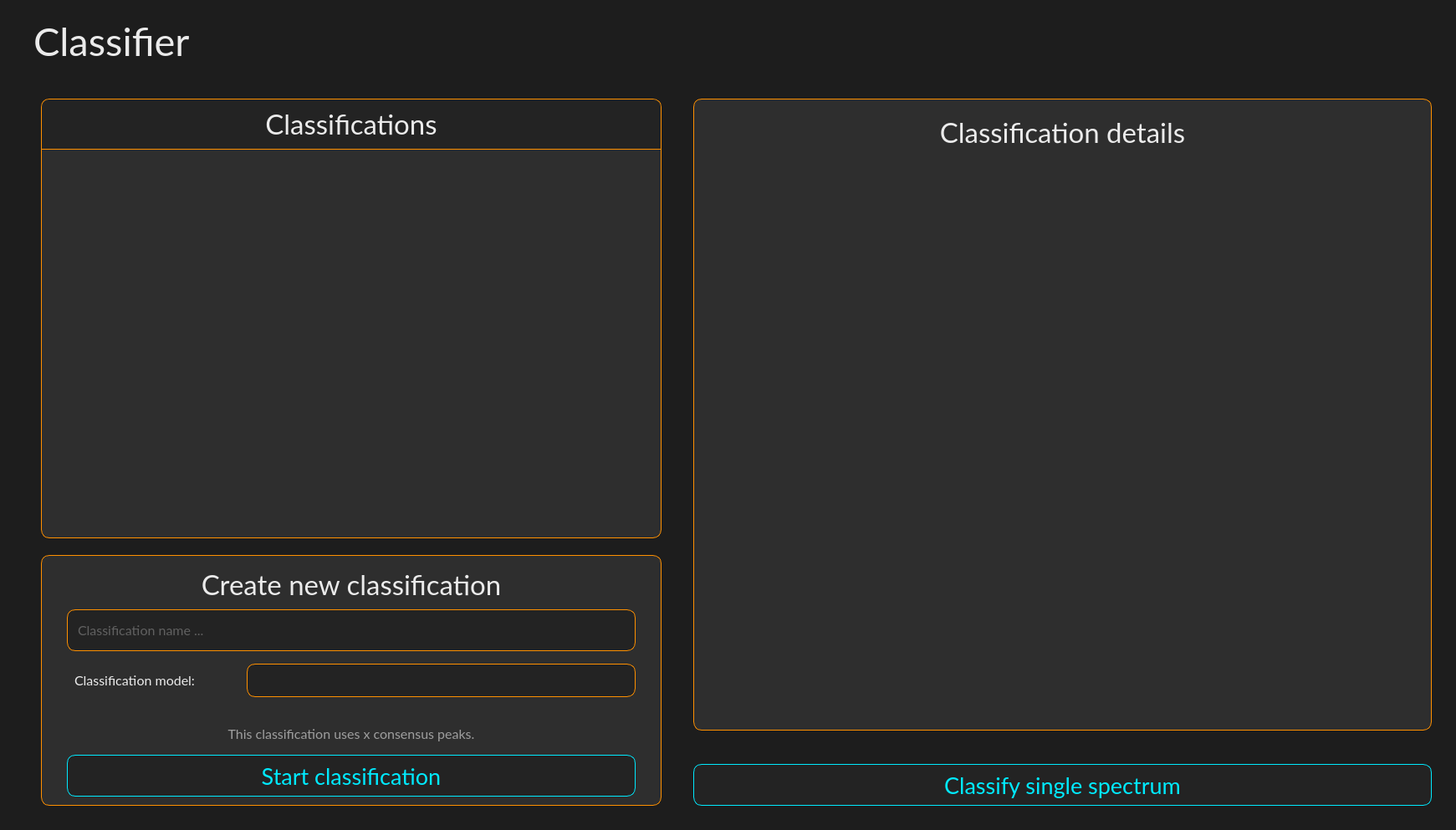
<?xml version="1.0" encoding="UTF-8"?>
<ui version="4.0">
 <class>ClassifierWidget</class>
 <widget class="QWidget" name="ClassifierWidget">
  <property name="geometry">
   <rect>
    <x>0</x>
    <y>0</y>
    <width>1741</width>
    <height>993</height>
   </rect>
  </property>
  <property name="font">
   <font>
    <fontweight>Black</fontweight>
   </font>
  </property>
  <property name="windowTitle">
   <string>Form</string>
  </property>
  <property name="styleSheet">
   <string notr="true">background-color: #1d1d1d;</string>
  </property>
  <layout class="QVBoxLayout" name="verticalLayout" stretch="0,0">
   <property name="spacing">
    <number>10</number>
   </property>
   <property name="leftMargin">
    <number>40</number>
   </property>
   <property name="topMargin">
    <number>20</number>
   </property>
   <property name="rightMargin">
    <number>20</number>
   </property>
   <property name="bottomMargin">
    <number>20</number>
   </property>
   <item>
    <widget class="QLabel" name="label_header">
     <property name="maximumSize">
      <size>
       <width>16777215</width>
       <height>80</height>
      </size>
     </property>
     <property name="font">
      <font>
       <family>Lato</family>
       <pointsize>35</pointsize>
       <kerning>true</kerning>
      </font>
     </property>
     <property name="styleSheet">
      <string notr="true">color: #ebebeb;</string>
     </property>
     <property name="text">
      <string>Classifier</string>
     </property>
     <property name="alignment">
      <set>Qt::AlignmentFlag::AlignLeading|Qt::AlignmentFlag::AlignLeft|Qt::AlignmentFlag::AlignVCenter</set>
     </property>
    </widget>
   </item>
   <item>
    <widget class="QWidget" name="classifier_container" native="true">
     <property name="sizePolicy">
      <sizepolicy hsizetype="Preferred" vsizetype="Preferred">
       <horstretch>0</horstretch>
       <verstretch>0</verstretch>
      </sizepolicy>
     </property>
     <property name="minimumSize">
      <size>
       <width>0</width>
       <height>0</height>
      </size>
     </property>
     <layout class="QHBoxLayout" name="horizontalLayout" stretch="0,0">
      <property name="spacing">
       <number>20</number>
      </property>
      <property name="sizeConstraint">
       <enum>QLayout::SizeConstraint::SetDefaultConstraint</enum>
      </property>
      <property name="leftMargin">
       <number>0</number>
      </property>
      <property name="topMargin">
       <number>0</number>
      </property>
      <property name="rightMargin">
       <number>0</number>
      </property>
      <property name="bottomMargin">
       <number>0</number>
      </property>
      <item>
       <widget class="QWidget" name="classifier_list_container" native="true">
        <property name="sizePolicy">
         <sizepolicy hsizetype="Preferred" vsizetype="Preferred">
          <horstretch>0</horstretch>
          <verstretch>0</verstretch>
         </sizepolicy>
        </property>
        <property name="minimumSize">
         <size>
          <width>0</width>
          <height>0</height>
         </size>
        </property>
        <property name="maximumSize">
         <size>
          <width>760</width>
          <height>16777215</height>
         </size>
        </property>
        <property name="styleSheet">
         <string notr="true"/>
        </property>
        <layout class="QVBoxLayout" name="verticalLayout_5" stretch="1,0">
         <property name="spacing">
          <number>20</number>
         </property>
         <property name="leftMargin">
          <number>9</number>
         </property>
         <property name="topMargin">
          <number>30</number>
         </property>
         <property name="bottomMargin">
          <number>9</number>
         </property>
         <item>
          <widget class="QWidget" name="classifier_list_inner_container" native="true">
           <property name="sizePolicy">
            <sizepolicy hsizetype="Preferred" vsizetype="Preferred">
             <horstretch>0</horstretch>
             <verstretch>0</verstretch>
            </sizepolicy>
           </property>
           <property name="minimumSize">
            <size>
             <width>0</width>
             <height>0</height>
            </size>
           </property>
           <property name="maximumSize">
            <size>
             <width>750</width>
             <height>16777215</height>
            </size>
           </property>
           <property name="font">
            <font>
             <fontweight>Black</fontweight>
            </font>
           </property>
           <property name="styleSheet">
            <string notr="true">QWidget {
	background-color: #2e2e2e;
	border: 1px solid #ff9000;
	border-radius: 10px;
}</string>
           </property>
           <layout class="QVBoxLayout" name="verticalLayout_6" stretch="0,0">
            <property name="spacing">
             <number>0</number>
            </property>
            <property name="leftMargin">
             <number>1</number>
            </property>
            <property name="topMargin">
             <number>1</number>
            </property>
            <property name="rightMargin">
             <number>1</number>
            </property>
            <property name="bottomMargin">
             <number>1</number>
            </property>
            <item>
             <widget class="QLabel" name="label_container_header_2">
              <property name="minimumSize">
               <size>
                <width>0</width>
                <height>60</height>
               </size>
              </property>
              <property name="maximumSize">
               <size>
                <width>16777215</width>
                <height>60</height>
               </size>
              </property>
              <property name="font">
               <font>
                <family>Lato</family>
                <pointsize>25</pointsize>
               </font>
              </property>
              <property name="styleSheet">
               <string notr="true">border: 0px;
border-bottom: 1px solid #ff9000;
border-top-left-radius: 10px;
border-top-right-radius: 10px;
border-bottom-left-radius: 0px;
border-bottom-right-radius: 0px;
background-color: #232323;
color: #ebebeb;</string>
              </property>
              <property name="text">
               <string>Classifications</string>
              </property>
              <property name="alignment">
               <set>Qt::AlignmentFlag::AlignCenter</set>
              </property>
             </widget>
            </item>
            <item>
             <widget class="QScrollArea" name="scrollArea_classifier">
              <property name="styleSheet">
               <string notr="true">border: 0px;
background-color: transparent;
</string>
              </property>
              <property name="widgetResizable">
               <bool>true</bool>
              </property>
              <widget class="QWidget" name="scrollArea_classifier_Contents">
               <property name="geometry">
                <rect>
                 <x>0</x>
                 <y>0</y>
                 <width>740</width>
                 <height>466</height>
                </rect>
               </property>
               <layout class="QGridLayout" name="gridLayout">
                <property name="verticalSpacing">
                 <number>10</number>
                </property>
                <item row="0" column="0">
                 <spacer name="verticalSpacer_2">
                  <property name="orientation">
                   <enum>Qt::Orientation::Vertical</enum>
                  </property>
                  <property name="sizeHint" stdset="0">
                   <size>
                    <width>20</width>
                    <height>585</height>
                   </size>
                  </property>
                 </spacer>
                </item>
               </layout>
              </widget>
             </widget>
            </item>
           </layout>
          </widget>
         </item>
         <item>
          <widget class="QFrame" name="frame_new_classification">
           <property name="sizePolicy">
            <sizepolicy hsizetype="Preferred" vsizetype="Preferred">
             <horstretch>0</horstretch>
             <verstretch>0</verstretch>
            </sizepolicy>
           </property>
           <property name="minimumSize">
            <size>
             <width>0</width>
             <height>300</height>
            </size>
           </property>
           <property name="maximumSize">
            <size>
             <width>750</width>
             <height>300</height>
            </size>
           </property>
           <property name="styleSheet">
            <string notr="true">.QFrame  {
	background-color: #2e2e2e;
	border: 1px solid #ff9000;
	border-radius: 10px;
}
</string>
           </property>
           <property name="frameShape">
            <enum>QFrame::Shape::StyledPanel</enum>
           </property>
           <property name="frameShadow">
            <enum>QFrame::Shadow::Raised</enum>
           </property>
           <layout class="QVBoxLayout" name="verticalLayout_2">
            <property name="leftMargin">
             <number>30</number>
            </property>
            <property name="topMargin">
             <number>10</number>
            </property>
            <property name="rightMargin">
             <number>30</number>
            </property>
            <property name="bottomMargin">
             <number>10</number>
            </property>
            <item>
             <widget class="QLabel" name="label_header_2">
              <property name="font">
               <font>
                <family>Lato</family>
                <pointsize>25</pointsize>
               </font>
              </property>
              <property name="styleSheet">
               <string notr="true">color: #ebebeb;
background-color: #2e2e2e;</string>
              </property>
              <property name="text">
               <string>Create new classification</string>
              </property>
              <property name="alignment">
               <set>Qt::AlignmentFlag::AlignCenter</set>
              </property>
             </widget>
            </item>
            <item>
             <widget class="QLineEdit" name="lineEdit_name">
              <property name="minimumSize">
               <size>
                <width>0</width>
                <height>50</height>
               </size>
              </property>
              <property name="maximumSize">
               <size>
                <width>16777215</width>
                <height>16777215</height>
               </size>
              </property>
              <property name="font">
               <font>
                <family>Lato</family>
                <pointsize>12</pointsize>
                <fontweight>Light</fontweight>
               </font>
              </property>
              <property name="styleSheet">
               <string notr="true">QLineEdit {
    border: 1px solid #ff9000;
    background-color: #232323; 
    color: #9e9e9e;
    border-radius: 10px;
   padding-left: 10px;
}
</string>
              </property>
              <property name="text">
               <string/>
              </property>
              <property name="placeholderText">
               <string>Classification name ...</string>
              </property>
             </widget>
            </item>
            <item>
             <widget class="QWidget" name="classification_model_container" native="true">
              <property name="styleSheet">
               <string notr="true">background-color: #2e2e2e;</string>
              </property>
              <layout class="QHBoxLayout" name="horizontalLayout_2">
               <property name="rightMargin">
                <number>0</number>
               </property>
               <item>
                <widget class="QLabel" name="label_model">
                 <property name="minimumSize">
                  <size>
                   <width>0</width>
                   <height>0</height>
                  </size>
                 </property>
                 <property name="maximumSize">
                  <size>
                   <width>200</width>
                   <height>40</height>
                  </size>
                 </property>
                 <property name="font">
                  <font>
                   <family>Lato</family>
                   <pointsize>12</pointsize>
                  </font>
                 </property>
                 <property name="styleSheet">
                  <string notr="true">color: #ebebeb;
background-color: #2e2e2e;</string>
                 </property>
                 <property name="text">
                  <string>Classification model:</string>
                 </property>
                 <property name="alignment">
                  <set>Qt::AlignmentFlag::AlignLeading|Qt::AlignmentFlag::AlignLeft|Qt::AlignmentFlag::AlignVCenter</set>
                 </property>
                </widget>
               </item>
               <item>
                <widget class="QComboBox" name="comboBox_model">
                 <property name="minimumSize">
                  <size>
                   <width>200</width>
                   <height>40</height>
                  </size>
                 </property>
                 <property name="maximumSize">
                  <size>
                   <width>20000</width>
                   <height>40</height>
                  </size>
                 </property>
                 <property name="font">
                  <font>
                   <family>Lato</family>
                   <pointsize>12</pointsize>
                  </font>
                 </property>
                 <property name="styleSheet">
                  <string notr="true">QComboBox {
    border: 1px solid #ff9000;
    background-color: #232323; 
    color: #9e9e9e;
    border-radius: 10px;
    padding-left: 10px;
}

QComboBox::drop-down {
	border-radius: 10px;
}</string>
                 </property>
                </widget>
               </item>
              </layout>
             </widget>
            </item>
            <item>
             <widget class="QLabel" name="label_consesus_peak_counter">
              <property name="font">
               <font>
                <family>Lato</family>
                <pointsize>12</pointsize>
                <kerning>true</kerning>
                <fontweight>Light</fontweight>
               </font>
              </property>
              <property name="styleSheet">
               <string notr="true">color: #9e9e9e;
background-color: #2e2e2e;
margin-bottom: 5px;</string>
              </property>
              <property name="text">
               <string>This classification uses x consensus peaks.</string>
              </property>
              <property name="alignment">
               <set>Qt::AlignmentFlag::AlignBottom|Qt::AlignmentFlag::AlignHCenter</set>
              </property>
             </widget>
            </item>
            <item>
             <widget class="QPushButton" name="pushButton_new_classification">
              <property name="minimumSize">
               <size>
                <width>0</width>
                <height>50</height>
               </size>
              </property>
              <property name="font">
               <font>
                <family>Lato</family>
                <pointsize>20</pointsize>
                <fontweight>Light</fontweight>
               </font>
              </property>
              <property name="cursor">
               <cursorShape>PointingHandCursor</cursorShape>
              </property>
              <property name="styleSheet">
               <string notr="true">QPushButton {
    border: 1px solid #00eaff;
    background-color: #232323; 
    color: #00eaff;
    border-radius: 10px;
}

QPushButton:hover {
	background-color: #131313;
}</string>
              </property>
              <property name="text">
               <string>Start classification</string>
              </property>
             </widget>
            </item>
           </layout>
          </widget>
         </item>
        </layout>
       </widget>
      </item>
      <item>
       <widget class="QWidget" name="right_container" native="true">
        <layout class="QVBoxLayout" name="verticalLayout_3">
         <property name="spacing">
          <number>40</number>
         </property>
         <property name="topMargin">
          <number>30</number>
         </property>
         <item>
          <widget class="QFrame" name="frame_classification_details">
           <property name="minimumSize">
            <size>
             <width>750</width>
             <height>0</height>
            </size>
           </property>
           <property name="styleSheet">
            <string notr="true">.QFrame  {
	background-color: #2e2e2e;
	border: 1px solid #ff9000;
	border-radius: 10px;
}
</string>
           </property>
           <property name="frameShape">
            <enum>QFrame::Shape::StyledPanel</enum>
           </property>
           <property name="frameShadow">
            <enum>QFrame::Shadow::Raised</enum>
           </property>
           <layout class="QVBoxLayout" name="verticalLayout_4">
            <item>
             <widget class="QLabel" name="label_detail_header">
              <property name="minimumSize">
               <size>
                <width>0</width>
                <height>60</height>
               </size>
              </property>
              <property name="maximumSize">
               <size>
                <width>16777215</width>
                <height>60</height>
               </size>
              </property>
              <property name="font">
               <font>
                <family>Lato</family>
                <pointsize>25</pointsize>
               </font>
              </property>
              <property name="styleSheet">
               <string notr="true">color: #ebebeb;
background-color: #2e2e2e;</string>
              </property>
              <property name="text">
               <string>Classification details</string>
              </property>
              <property name="alignment">
               <set>Qt::AlignmentFlag::AlignCenter</set>
              </property>
             </widget>
            </item>
            <item>
             <widget class="QWidget" name="details_container" native="true">
              <property name="styleSheet">
               <string notr="true">background-color: #2e2e2e;</string>
              </property>
              <layout class="QVBoxLayout" name="verticalLayout_7" stretch="1,2">
               <property name="spacing">
                <number>20</number>
               </property>
               <item>
                <widget class="QTableWidget" name="tableWidget_results">
                 <property name="font">
                  <font>
                   <family>Lato</family>
                   <pointsize>12</pointsize>
                  </font>
                 </property>
                 <property name="styleSheet">
                  <string notr="true">border: none;
color: #ebebeb;</string>
                 </property>
                </widget>
               </item>
               <item>
                <widget class="QWidget" name="widget_confusion_matrix" native="true"/>
               </item>
              </layout>
             </widget>
            </item>
           </layout>
          </widget>
         </item>
         <item>
          <widget class="QPushButton" name="pushButton_load_single_spectrum">
           <property name="minimumSize">
            <size>
             <width>0</width>
             <height>50</height>
            </size>
           </property>
           <property name="font">
            <font>
             <family>Lato</family>
             <pointsize>20</pointsize>
            </font>
           </property>
           <property name="cursor">
            <cursorShape>PointingHandCursor</cursorShape>
           </property>
           <property name="styleSheet">
            <string notr="true">QPushButton {
    border: 1px solid #00eaff;
    background-color: #232323; 
    color: #00eaff;
    border-radius: 10px;
}

QPushButton:hover {
	background-color: #131313;
}</string>
           </property>
           <property name="text">
            <string>Classify single spectrum</string>
           </property>
          </widget>
         </item>
        </layout>
       </widget>
      </item>
     </layout>
    </widget>
   </item>
  </layout>
 </widget>
 <resources/>
 <connections/>
</ui>
